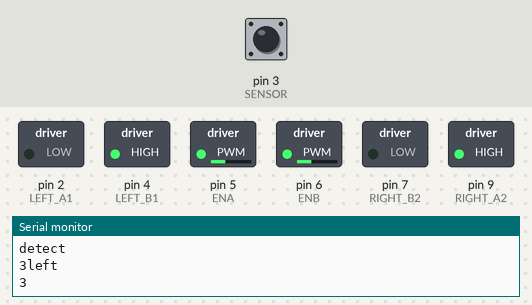
The sketch below on a simulated Arduino Uno, built with avr-gcc and run on an emulated ATmega328P. Parts: switched loads named in the sketch (green lamp = pin HIGH), the last lines printed to the serial monitor. The inputs (shaded band) are chosen by the test bench; at power-on: pin 3 (SENSOR) HIGH. Random numbers use the default seed unless the sketch sets one.

Above: at 8.0 s.
8.1 s: pin 3 (SENSOR) driven LOW
At 10.96 s:
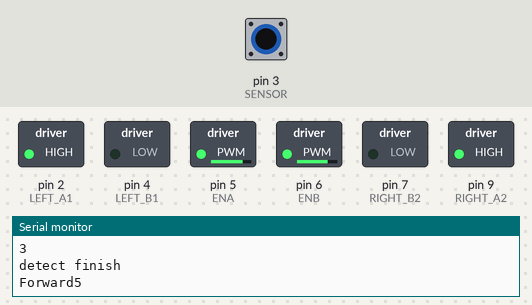
12.7 s: pin 3 (SENSOR) driven HIGH
At 14.3 s:
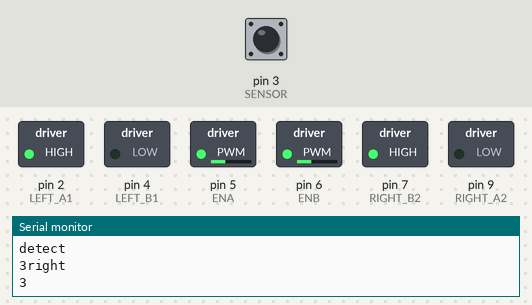
17.3 s: pin 3 (SENSOR) driven LOW
At 20.07 s:
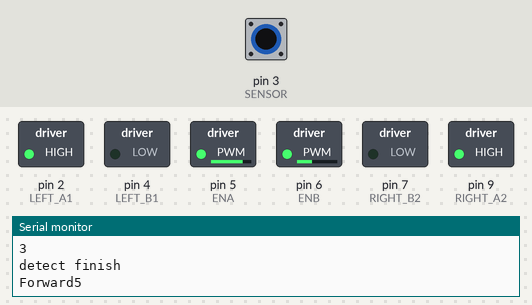
22.9 s: pin 3 (SENSOR) driven HIGH
At 23.3 s:
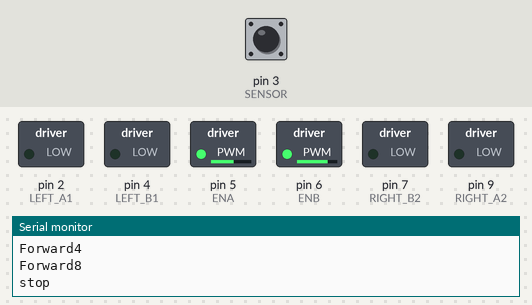
27.5 s: pin 3 (SENSOR) driven LOW
At 30.29 s:
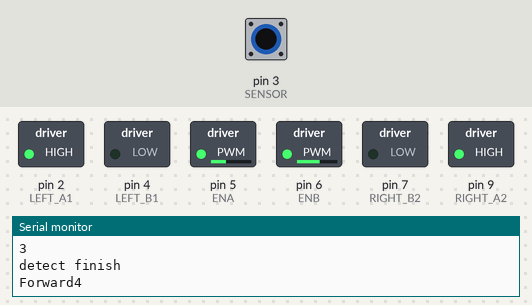
33.0 s: pin 3 (SENSOR) pulsed HIGH 2 times (0.12 s each, 0.3 s apart)
At 33.4 s:
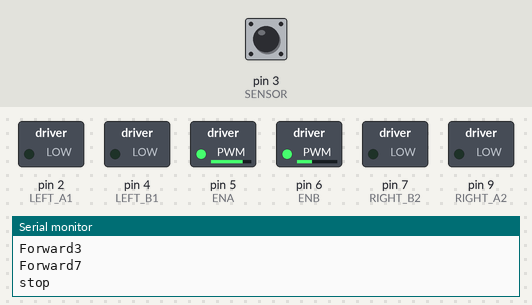
Timing chart, 0 to 50.0 s (numbered marks = the images above; inputs shaded):
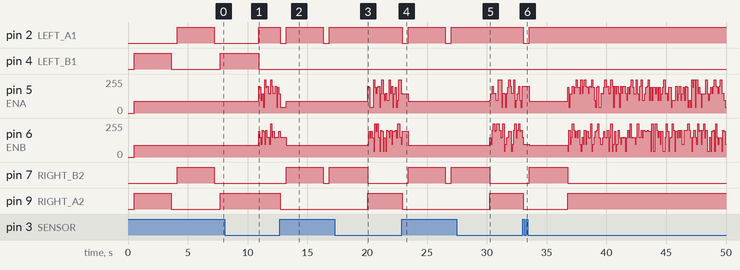

The sketch:

motor_line6.ino
```cpp
#define LEFT_A1 2 //왼쪽 바퀴
#define LEFT_B1 4 //왼쪽 바퀴
#define ENA 5
#define RIGHT_A2 9 //오른쪽 바퀴
#define RIGHT_B2 7 //오른쪽 바퀴
#define ENB 6
#define SPEED 90
//초음파 센서 PIN 설정

#define SENSOR 3 //디지털 핀 설정
 long previousMillis = 0;
void setup() {
  Serial.begin(9600);   //시리얼모니터

  //모터 핀모드 설정
  pinMode(LEFT_A1, OUTPUT);
  pinMode(RIGHT_A2, OUTPUT);
  pinMode(LEFT_B1, OUTPUT);
  pinMode(RIGHT_B2, OUTPUT);

  pinMode(ENA, OUTPUT);
  pinMode(ENB, OUTPUT);
  pinMode(SENSOR,INPUT);
//  attachInterrupt(1, motor, RISING);
  delayMicroseconds(10000);
}
 volatile int tim;
 volatile bool intr;
 void motor(){
    intr=true;

  delayMicroseconds(10000);
  }
void loop() {
  int ls,rs;

  ls=random(3,10);
  rs=random(3,10);

  float duration, distance;
    if(!digitalRead(SENSOR))//값이 LOW이면
  {
 tim=random(3,10);

     int rm=random(4);
     delay(100);

    Serial.print("\nForward");
      forward(ls,rs);


  }
  else //LOW가 아니라면
  { Serial.println("\nstop");
     stop();  //정지(1초)
     Serial.println("\nbackward\ndetect");
     tim=3;
     backward();  //후진(0.5초)  delay(500*tim);

     int rnd = random(0,2);   //장애물 감지시 좌/우회전 랜덤처리
     if(rnd == 0){
        Serial.println("right");
        right();
        delay(1000*tim);
       }else{
        Serial.println("left");
        left();
        delay(1000*tim);

//    digitalWrite(LED,LOW);
//    Serial.println("UNDETECTED");
//    while(digitalRead(SENSOR)); // HIGH인동안 계속 반복
  }
  delay(100);
  Serial.println("\ndetect finish");
//   int sl,sr;
//  if(intr) {         //장애물 감지
////    delayMicroseconds(200000);
//
//  }
//  Serial.println("\ndetect finish");
//     intr=false;
   }
//   else{         //장애물 없음
//
//   }
   }


void forward(int l,int r){
  digitalWrite(LEFT_A1, HIGH);
  digitalWrite(LEFT_B1, LOW);
  digitalWrite(RIGHT_A2, HIGH);
  digitalWrite(RIGHT_B2, LOW);
   analogWrite(ENA, l*50);
   analogWrite(ENB, r*50);
       Serial.print(tim);
}
void backward(){
  digitalWrite(LEFT_A1, LOW);
  digitalWrite(LEFT_B1, HIGH);
  digitalWrite(RIGHT_A2, LOW);
  digitalWrite(RIGHT_B2, HIGH);
     analogWrite(ENA, SPEED);
   analogWrite(ENB, SPEED);
       Serial.print(tim);

}
void left(){
  digitalWrite(LEFT_A1, LOW);
  digitalWrite(LEFT_B1, HIGH);
  digitalWrite(RIGHT_A2, HIGH);
  digitalWrite(RIGHT_B2, LOW);
     analogWrite(ENA, SPEED);
   analogWrite(ENB, SPEED);
   Serial.print(tim);

}
void right(){
  digitalWrite(LEFT_A1, HIGH);
  digitalWrite(LEFT_B1, LOW);
  digitalWrite(RIGHT_A2, LOW);
  digitalWrite(RIGHT_B2, HIGH);
     analogWrite(ENA, SPEED);
   analogWrite(ENB, SPEED);
   Serial.print(tim);

}
void stop(){
  digitalWrite(LEFT_A1, LOW);
  digitalWrite(LEFT_B1, LOW);
  digitalWrite(RIGHT_A2, LOW);
  digitalWrite(RIGHT_B2, LOW);

  delay(500);
}
```

Measured:
- after the input at 12.7 s, pin 2 (LEFT_A1): alternates HIGH for 3.1 s and LOW for 0.50 s, starting at once; pin 7 (RIGHT_B2): LOW → HIGH after 0.52 s, → LOW 3.1 s later, → HIGH 0.50 s later; pin 9 (RIGHT_A2): HIGH → LOW at once
- after the input at 17.3 s, pin 5 (ENA): 90/255 → 200/255 after 2.7 s, → 194/255 0.10 s later, → 44/255 0.10 s later, → 250/255 0.30 s later, … (25 changes in this stretch); pin 6 (ENB): 90/255 → 94/255 after 2.7 s, → 194/255 0.10 s later, → 144/255 0.10 s later, → 194/255 0.10 s later, … (27 changes in this stretch)
- after the input at 22.9 s, pin 2 (LEFT_A1): alternates HIGH for 3.1 s and LOW for 0.50 s, starting at once; pin 7 (RIGHT_B2): LOW → HIGH after 0.54 s, → LOW 3.1 s later, → HIGH 0.50 s later; pin 9 (RIGHT_A2): HIGH → LOW at once
- after the input at 27.5 s, pin 5 (ENA): 90/255 → 94/255 after 2.7 s, → 144/255 0.10 s later, → 200/255 0.10 s later, → 150/255 0.10 s later, … (23 changes in this stretch); pin 6 (ENB): 90/255 → 144/255 after 2.7 s, → 94/255 0.10 s later, → 200/255 0.10 s later, → 250/255 0.10 s later, … (26 changes in this stretch)
- after the input at 33.0 s, pin 2 (LEFT_A1): HIGH → LOW after 0.06 s, → HIGH 0.50 s later; pin 7 (RIGHT_B2): LOW → HIGH after 0.56 s, → LOW 3.2 s later; pin 9 (RIGHT_A2): HIGH → LOW after 0.06 s, → HIGH 3.7 s later
